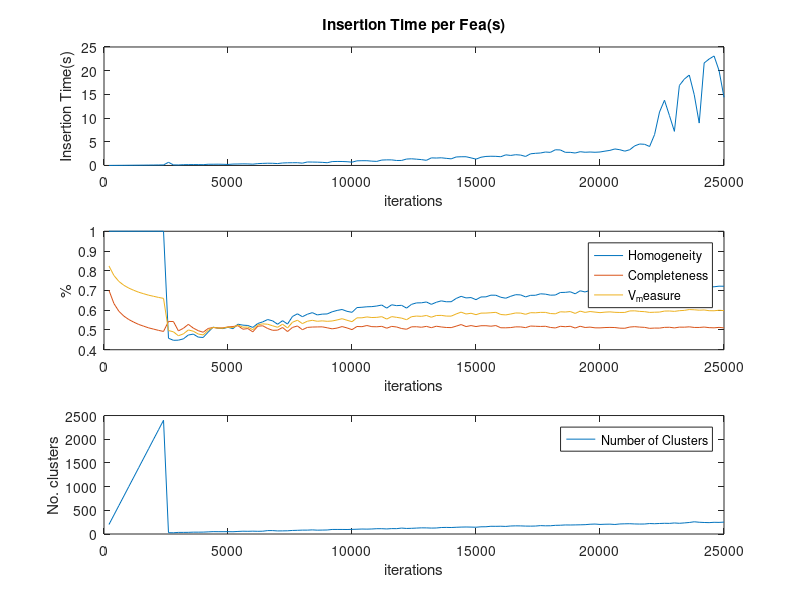

Reproduce this figure in MATLAB.
% plot characteristic curve
mat = load('charaVars.dat','-ascii');

typeNames = {'Insertion Time per Fea(s)','Homogeneity','Completeness','V_measure','Number of Clusters'};

num = size(mat,2);
idx = 1:1:num;
idx = idx*200;

figure;

subplot(3,1,1);
plot(idx, mat(1,:)/1000);
xlabel('iterations');
ylabel('Insertion Time(s)');
title(typeNames{1});

subplot(3,1,2);
plot(idx, mat(2,:));
hold on;
plot(idx, mat(3,:));
hold on;
plot(idx, mat(4,:));
hold on;
xlabel('iterations');
ylabel('%');
legend(typeNames{2:4});

subplot(3,1,3)
plot(idx, mat(5,:));
hold on;
xlabel('iterations');
ylabel('No. clusters');
legend(typeNames{5});